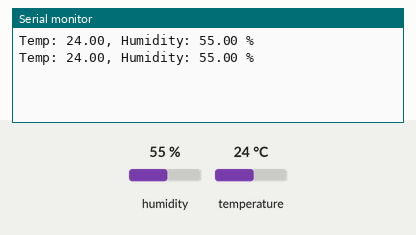
Simulated run of this sketch. Board: Arduino Uno, built with avr-gcc and run on an emulated ATmega328P. On the bench: the last lines printed to the serial monitor. The inputs (shaded band) are chosen by the test bench; at power-on: humidity 55 %, temperature 24 °C.

Above: at 2.8 s.
2.9 s: humidity set to 22 %
At 5.2 s:
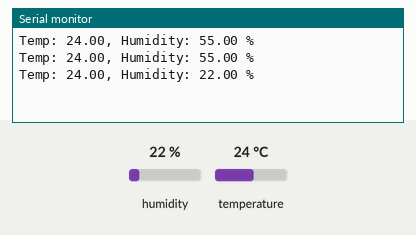
5.6 s: temperature set to 12 °C
At 7.0 s:
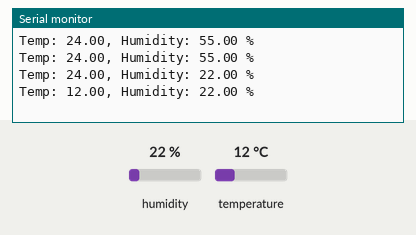
8.3 s: humidity set to 40 %
At 10.5 s:
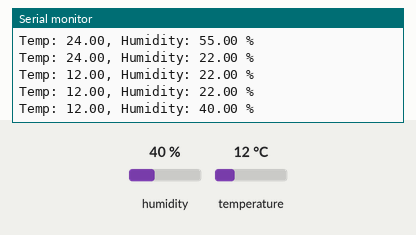
Timing chart, 0 to 12.0 s (numbered marks = the images above; inputs shaded):
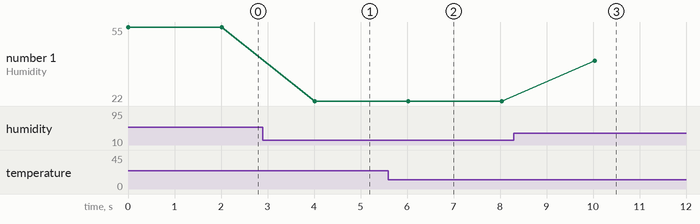

The sketch:

DHT22.ino
```cpp
#include <DHT.h>

#define DHTPIN 5     // GPIO 5
#define DHTTYPE DHT22   // DHT 22  (AM2302)
DHT dht(DHTPIN, DHTTYPE); // Initialize DHT sensor for normal 16mhz Arduino
//int chk;
float hum;  //Stores humidity value
float temp; //Stores temperature value

void setup()
{
  pinMode(DHTPIN, INPUT);
  Serial.begin(9600);
  dht.begin();
}

void loop()
{
    //Read data and store it to variables hum and temp
    hum = dht.readHumidity();
    temp= dht.readTemperature();
    //Print temp and humidity values to serial monitor
    Serial.println("");
    Serial.print("Temp: ");
    Serial.print(temp);
    Serial.print(", Humidity: ");
    Serial.print(hum);
    Serial.print(" %");
    //Serial.println(" Celsius");
    Serial.println("");
    delay(2000); //Delay 2 sec.
}
```

Measured:
- after the input at 2.9 s, the serial monitor: prints a new line after 1.1 s (image 1)
- after the input at 5.6 s, the serial monitor: prints a new line after 0.43 s (image 2)
- after the input at 8.3 s, the serial monitor: prints a new line after 1.7 s (image 3)
- plotted number 1: 55 → 22 after the input at 2.9 s, 22 → 40 after the input at 8.3 s
